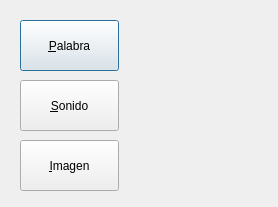
<?xml version="1.0" encoding="UTF-8"?>
<ui version="4.0">
 <class>panelthinking</class>
 <widget class="QDialog" name="panelthinking">
  <property name="geometry">
   <rect>
    <x>0</x>
    <y>0</y>
    <width>278</width>
    <height>207</height>
   </rect>
  </property>
  <property name="windowTitle">
   <string>Panel de Pensamiento</string>
  </property>
  <widget class="QLabel" name="label">
   <property name="geometry">
    <rect>
     <x>180</x>
     <y>50</y>
     <width>61</width>
     <height>101</height>
    </rect>
   </property>
   <property name="text">
    <string/>
   </property>
   <property name="pixmap">
    <pixmap resource="../imageResource.qrc">:/icons/think.png</pixmap>
   </property>
  </widget>
  <widget class="QPushButton" name="btnthinkword">
   <property name="geometry">
    <rect>
     <x>20</x>
     <y>20</y>
     <width>99</width>
     <height>51</height>
    </rect>
   </property>
   <property name="text">
    <string>&amp;Palabra</string>
   </property>
  </widget>
  <widget class="QPushButton" name="btnSound">
   <property name="geometry">
    <rect>
     <x>20</x>
     <y>80</y>
     <width>99</width>
     <height>51</height>
    </rect>
   </property>
   <property name="text">
    <string>&amp;Sonido</string>
   </property>
  </widget>
  <widget class="QPushButton" name="pushButton_3">
   <property name="geometry">
    <rect>
     <x>20</x>
     <y>140</y>
     <width>99</width>
     <height>51</height>
    </rect>
   </property>
   <property name="text">
    <string>&amp;Imagen</string>
   </property>
  </widget>
 </widget>
 <resources>
  <include location="../imageResource.qrc"/>
 </resources>
 <connections/>
</ui>
